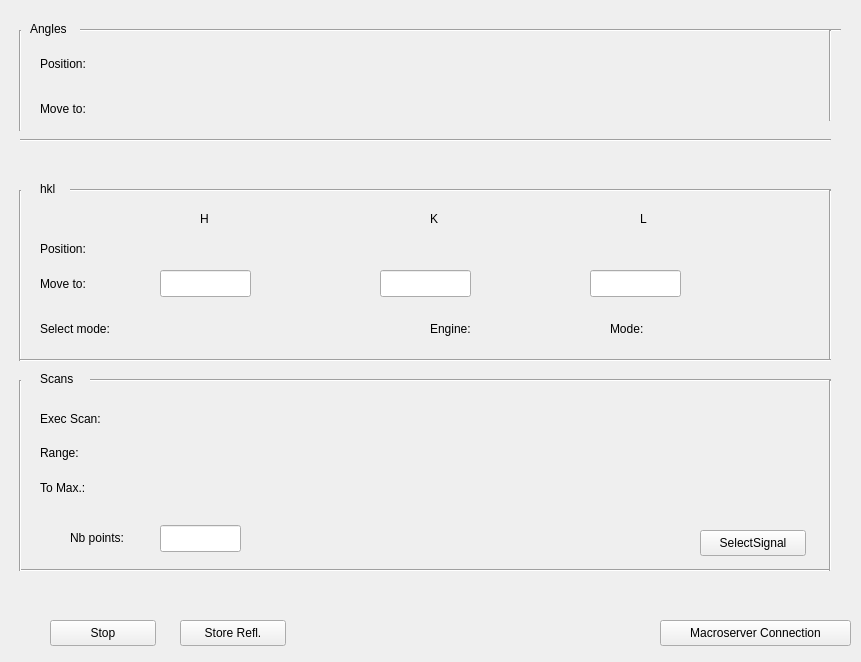
<?xml version="1.0" encoding="UTF-8"?>
<ui version="4.0">
 <class>DiffractometerAlignment</class>
 <widget class="TaurusWidget" name="DiffractometerAlignment">
  <property name="geometry">
   <rect>
    <x>0</x>
    <y>0</y>
    <width>861</width>
    <height>662</height>
   </rect>
  </property>
  <property name="windowTitle">
   <string>diffractometeralignment</string>
  </property>
  <widget class="Line" name="line_2">
   <property name="geometry">
    <rect>
     <x>10</x>
     <y>190</y>
     <width>20</width>
     <height>171</height>
    </rect>
   </property>
   <property name="orientation">
    <enum>Qt::Vertical</enum>
   </property>
  </widget>
  <widget class="Line" name="line_3">
   <property name="geometry">
    <rect>
     <x>70</x>
     <y>180</y>
     <width>761</width>
     <height>20</height>
    </rect>
   </property>
   <property name="orientation">
    <enum>Qt::Horizontal</enum>
   </property>
  </widget>
  <widget class="Line" name="line_4">
   <property name="geometry">
    <rect>
     <x>820</x>
     <y>190</y>
     <width>20</width>
     <height>171</height>
    </rect>
   </property>
   <property name="orientation">
    <enum>Qt::Vertical</enum>
   </property>
  </widget>
  <widget class="QLabel" name="label">
   <property name="geometry">
    <rect>
     <x>40</x>
     <y>180</y>
     <width>31</width>
     <height>17</height>
    </rect>
   </property>
   <property name="text">
    <string>hkl</string>
   </property>
  </widget>
  <widget class="QLabel" name="label_2">
   <property name="geometry">
    <rect>
     <x>40</x>
     <y>240</y>
     <width>61</width>
     <height>17</height>
    </rect>
   </property>
   <property name="text">
    <string>Position:</string>
   </property>
  </widget>
  <widget class="QLabel" name="label_3">
   <property name="geometry">
    <rect>
     <x>200</x>
     <y>210</y>
     <width>16</width>
     <height>17</height>
    </rect>
   </property>
   <property name="text">
    <string>H</string>
   </property>
  </widget>
  <widget class="QLabel" name="label_4">
   <property name="geometry">
    <rect>
     <x>430</x>
     <y>210</y>
     <width>16</width>
     <height>17</height>
    </rect>
   </property>
   <property name="text">
    <string>K</string>
   </property>
  </widget>
  <widget class="QLabel" name="label_5">
   <property name="geometry">
    <rect>
     <x>640</x>
     <y>210</y>
     <width>16</width>
     <height>17</height>
    </rect>
   </property>
   <property name="text">
    <string>L</string>
   </property>
  </widget>
  <widget class="TaurusValueLineEdit" name="taurusValueLineH">
   <property name="geometry">
    <rect>
     <x>160</x>
     <y>270</y>
     <width>91</width>
     <height>27</height>
    </rect>
   </property>
  </widget>
  <widget class="TaurusValueLineEdit" name="taurusValueLineK">
   <property name="geometry">
    <rect>
     <x>380</x>
     <y>270</y>
     <width>91</width>
     <height>27</height>
    </rect>
   </property>
  </widget>
  <widget class="TaurusValueLineEdit" name="taurusValueLineL">
   <property name="geometry">
    <rect>
     <x>590</x>
     <y>270</y>
     <width>91</width>
     <height>27</height>
    </rect>
   </property>
  </widget>
  <widget class="QLabel" name="label_8">
   <property name="geometry">
    <rect>
     <x>30</x>
     <y>20</y>
     <width>111</width>
     <height>17</height>
    </rect>
   </property>
   <property name="text">
    <string>Angles</string>
   </property>
  </widget>
  <widget class="Line" name="line_5">
   <property name="geometry">
    <rect>
     <x>80</x>
     <y>20</y>
     <width>761</width>
     <height>20</height>
    </rect>
   </property>
   <property name="orientation">
    <enum>Qt::Horizontal</enum>
   </property>
  </widget>
  <widget class="Line" name="line_6">
   <property name="geometry">
    <rect>
     <x>10</x>
     <y>30</y>
     <width>20</width>
     <height>101</height>
    </rect>
   </property>
   <property name="orientation">
    <enum>Qt::Vertical</enum>
   </property>
  </widget>
  <widget class="Line" name="line_7">
   <property name="geometry">
    <rect>
     <x>20</x>
     <y>130</y>
     <width>811</width>
     <height>20</height>
    </rect>
   </property>
   <property name="orientation">
    <enum>Qt::Horizontal</enum>
   </property>
  </widget>
  <widget class="Line" name="line_8">
   <property name="geometry">
    <rect>
     <x>820</x>
     <y>30</y>
     <width>20</width>
     <height>91</height>
    </rect>
   </property>
   <property name="orientation">
    <enum>Qt::Vertical</enum>
   </property>
  </widget>
  <widget class="QLabel" name="label_9">
   <property name="geometry">
    <rect>
     <x>40</x>
     <y>275</y>
     <width>61</width>
     <height>17</height>
    </rect>
   </property>
   <property name="text">
    <string>Move to:</string>
   </property>
  </widget>
  <widget class="TaurusLabel" name="taurusLabelValueH">
   <property name="geometry">
    <rect>
     <x>170</x>
     <y>240</y>
     <width>81</width>
     <height>19</height>
    </rect>
   </property>
  </widget>
  <widget class="TaurusLabel" name="taurusLabelValueK">
   <property name="geometry">
    <rect>
     <x>390</x>
     <y>240</y>
     <width>81</width>
     <height>19</height>
    </rect>
   </property>
  </widget>
  <widget class="TaurusLabel" name="taurusLabelValueL">
   <property name="geometry">
    <rect>
     <x>600</x>
     <y>240</y>
     <width>81</width>
     <height>19</height>
    </rect>
   </property>
  </widget>
  <widget class="QLabel" name="label_10">
   <property name="geometry">
    <rect>
     <x>40</x>
     <y>370</y>
     <width>111</width>
     <height>17</height>
    </rect>
   </property>
   <property name="text">
    <string>Scans</string>
   </property>
  </widget>
  <widget class="Line" name="line_9">
   <property name="geometry">
    <rect>
     <x>90</x>
     <y>370</y>
     <width>741</width>
     <height>20</height>
    </rect>
   </property>
   <property name="orientation">
    <enum>Qt::Horizontal</enum>
   </property>
  </widget>
  <widget class="Line" name="line_10">
   <property name="geometry">
    <rect>
     <x>20</x>
     <y>560</y>
     <width>811</width>
     <height>20</height>
    </rect>
   </property>
   <property name="orientation">
    <enum>Qt::Horizontal</enum>
   </property>
  </widget>
  <widget class="Line" name="line_11">
   <property name="geometry">
    <rect>
     <x>10</x>
     <y>380</y>
     <width>20</width>
     <height>191</height>
    </rect>
   </property>
   <property name="orientation">
    <enum>Qt::Vertical</enum>
   </property>
  </widget>
  <widget class="Line" name="line_12">
   <property name="geometry">
    <rect>
     <x>820</x>
     <y>380</y>
     <width>20</width>
     <height>191</height>
    </rect>
   </property>
   <property name="orientation">
    <enum>Qt::Vertical</enum>
   </property>
  </widget>
  <widget class="QLabel" name="label_13">
   <property name="geometry">
    <rect>
     <x>610</x>
     <y>320</y>
     <width>41</width>
     <height>17</height>
    </rect>
   </property>
   <property name="text">
    <string>Mode:</string>
   </property>
  </widget>
  <widget class="QLabel" name="label_14">
   <property name="geometry">
    <rect>
     <x>430</x>
     <y>320</y>
     <width>61</width>
     <height>17</height>
    </rect>
   </property>
   <property name="text">
    <string>Engine:</string>
   </property>
  </widget>
  <widget class="TaurusLabel" name="taurusLabelEngine">
   <property name="geometry">
    <rect>
     <x>490</x>
     <y>320</y>
     <width>91</width>
     <height>19</height>
    </rect>
   </property>
  </widget>
  <widget class="TaurusLabel" name="taurusLabelEngineMode">
   <property name="geometry">
    <rect>
     <x>660</x>
     <y>320</y>
     <width>161</width>
     <height>19</height>
    </rect>
   </property>
  </widget>
  <widget class="QLabel" name="label_15">
   <property name="geometry">
    <rect>
     <x>40</x>
     <y>320</y>
     <width>91</width>
     <height>17</height>
    </rect>
   </property>
   <property name="text">
    <string>Select mode:</string>
   </property>
  </widget>
  <widget class="QPushButton" name="AlignmentStopButton">
   <property name="geometry">
    <rect>
     <x>50</x>
     <y>620</y>
     <width>106</width>
     <height>26</height>
    </rect>
   </property>
   <property name="text">
    <string>Stop</string>
   </property>
  </widget>
  <widget class="QPushButton" name="MacroServerConnectionButton">
   <property name="geometry">
    <rect>
     <x>660</x>
     <y>620</y>
     <width>191</width>
     <height>26</height>
    </rect>
   </property>
   <property name="text">
    <string>Macroserver Connection</string>
   </property>
  </widget>
  <widget class="Line" name="line_13">
   <property name="geometry">
    <rect>
     <x>20</x>
     <y>350</y>
     <width>811</width>
     <height>20</height>
    </rect>
   </property>
   <property name="orientation">
    <enum>Qt::Horizontal</enum>
   </property>
  </widget>
  <widget class="QLabel" name="label_6">
   <property name="geometry">
    <rect>
     <x>40</x>
     <y>55</y>
     <width>61</width>
     <height>17</height>
    </rect>
   </property>
   <property name="text">
    <string>Position:</string>
   </property>
  </widget>
  <widget class="QLabel" name="label_16">
   <property name="geometry">
    <rect>
     <x>40</x>
     <y>100</y>
     <width>61</width>
     <height>17</height>
    </rect>
   </property>
   <property name="text">
    <string>Move to:</string>
   </property>
  </widget>
  <widget class="QPushButton" name="AlignmentStoreReflectionButton">
   <property name="geometry">
    <rect>
     <x>180</x>
     <y>620</y>
     <width>106</width>
     <height>26</height>
    </rect>
   </property>
   <property name="text">
    <string>Store Refl.</string>
   </property>
  </widget>
  <widget class="QLabel" name="label_execscan">
   <property name="geometry">
    <rect>
     <x>40</x>
     <y>410</y>
     <width>81</width>
     <height>17</height>
    </rect>
   </property>
   <property name="text">
    <string>Exec Scan:</string>
   </property>
  </widget>
  <widget class="QLabel" name="label_range">
   <property name="geometry">
    <rect>
     <x>40</x>
     <y>445</y>
     <width>51</width>
     <height>16</height>
    </rect>
   </property>
   <property name="text">
    <string>Range:</string>
   </property>
  </widget>
  <widget class="QLabel" name="label_tomax">
   <property name="geometry">
    <rect>
     <x>40</x>
     <y>480</y>
     <width>61</width>
     <height>16</height>
    </rect>
   </property>
   <property name="text">
    <string>To Max.:</string>
   </property>
  </widget>
  <widget class="QLabel" name="label_nbpoints">
   <property name="geometry">
    <rect>
     <x>70</x>
     <y>530</y>
     <width>71</width>
     <height>16</height>
    </rect>
   </property>
   <property name="text">
    <string>Nb points:</string>
   </property>
  </widget>
  <widget class="QLineEdit" name="NbPointslineEdit">
   <property name="geometry">
    <rect>
     <x>160</x>
     <y>525</y>
     <width>81</width>
     <height>27</height>
    </rect>
   </property>
   <property name="layoutDirection">
    <enum>Qt::RightToLeft</enum>
   </property>
  </widget>
  <widget class="QPushButton" name="SelectSignalButton">
   <property name="geometry">
    <rect>
     <x>700</x>
     <y>530</y>
     <width>106</width>
     <height>26</height>
    </rect>
   </property>
   <property name="text">
    <string>SelectSignal</string>
   </property>
  </widget>
 </widget>
 <customwidgets>
  <customwidget>
   <class>TaurusWidget</class>
   <extends>QWidget</extends>
   <header>taurus.qt.qtgui.container</header>
   <container>1</container>
  </customwidget>
  <customwidget>
   <class>TaurusLabel</class>
   <extends>QLabel</extends>
   <header>taurus.qt.qtgui.display</header>
  </customwidget>
  <customwidget>
   <class>TaurusValueLineEdit</class>
   <extends>QLineEdit</extends>
   <header>taurus.qt.qtgui.input</header>
  </customwidget>
 </customwidgets>
 <resources/>
 <connections/>
</ui>
